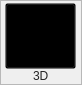
       <widget class="QFrame" name="frame_117">
        <property name="geometry">
         <rect>
          <x>620</x>
          <y>0</y>
          <width>82</width>
          <height>85</height>
         </rect>
        </property>
        <property name="styleSheet">
         <string notr="true">QFrame#frame_117{
	background-color: qlineargradient(spread:pad, x1:0.506, y1:1, x2:0.499955, y2:0.636, stop:0 rgba(165, 165, 165, 255), stop:1 rgba(201, 201, 201, 255));
	border-bottom: 1px solid rgb(112, 112, 112);
	border-right: 1px solid qlineargradient(spread:pad, x1:0.494318, y1:1, x2:0.506, y2:0, stop:0 rgba(112, 112, 112, 255), stop:1 rgba(184, 184, 184, 255))
}</string>
        </property>
        <property name="frameShape">
         <enum>QFrame::StyledPanel</enum>
        </property>
        <property name="frameShadow">
         <enum>QFrame::Raised</enum>
        </property>
        <widget class="QFrame" name="frame_118">
         <property name="geometry">
          <rect>
           <x>5</x>
           <y>3</y>
           <width>71</width>
           <height>66</height>
          </rect>
         </property>
         <property name="styleSheet">
          <string notr="true">QFrame{
	background-color: transparent;
}

QToolButton{
	background-color: transparent;
	}

QToolButton:hover{
	background-color: qlineargradient(spread:reflect, x1:0.455273, y1:1, x2:0.460273, y2:0, stop:0 rgba(253, 247, 225, 255), stop:0.301136 rgba(252, 228, 137, 255), stop:0.829545 rgba(253, 235, 168, 255), stop:1 rgba(253, 238, 177, 255));
	border-top: 2px solid qlineargradient(spread:pad, x1:0.465909, y1:0, x2:0.465909, y2:1, stop:0 rgba(241, 202, 88, 255), stop:1 rgba(253, 249, 232, 255));
	border-right: 2px solid qlineargradient(spread:pad, x1:0.994318, y1:0.568, x2:0, y2:0.568, stop:0 rgba(241, 204, 84, 255), stop:1 rgba(253, 246, 221, 255));
	border-bottom: 2px solid qlineargradient(spread:pad, x1:0.471, y1:1, x2:0.494, y2:0, stop:0 rgba(244, 213, 73, 255), stop:1 rgba(253, 253, 235, 255));
	border-left: 2px solid qlineargradient(spread:pad, x1:0, y1:0.642, x2:1, y2:0.659, stop:0 rgba(242, 205, 83, 255), stop:1 rgba(253, 246, 223, 255));
	border-radius: 1.5ex;
}

QToolButton:checked{
	background-color: qlineargradient(spread:pad, x1:0.483, y1:1, x2:0.477, y2:0.426, stop:0 rgba(254, 226, 135, 255), stop:1 rgba(250, 214, 121, 255));
	border-top: 2px solid qlineargradient(spread:pad, x1:0.5, y1:0, x2:0.517, y2:1, stop:0 rgba(194, 118, 43, 255), stop:1 rgba(246, 200, 103, 255));
	border-right: 2px solid qlineargradient(spread:pad, x1:1, y1:0.557, x2:0, y2:0.563, stop:0 rgba(194, 128, 50, 255), stop:1 rgba(248, 208, 113, 255));
	border-bottom: 2px solid qlineargradient(spread:pad, x1:0.449, y1:1, x2:0.449, y2:0, stop:0 rgba(194, 158, 71, 255), stop:1 rgba(250, 215, 122, 255));
	border-left: 2px solid qlineargradient(spread:pad, x1:0, y1:0.545455, x2:1, y2:0.54, stop:0 rgba(194, 132, 53, 255), stop:1 rgba(248, 209, 114, 255));
	border-radius: 1.5ex;
}

</string>
         </property>
         <property name="frameShape">
          <enum>QFrame::StyledPanel</enum>
         </property>
         <property name="frameShadow">
          <enum>QFrame::Raised</enum>
         </property>
         <widget class="QToolButton" name="toolButton_70">
          <property name="geometry">
           <rect>
            <x>0</x>
            <y>0</y>
            <width>71</width>
            <height>66</height>
           </rect>
          </property>
          <property name="text">
           <string>Inicializar
módulo</string>
          </property>
          <property name="icon">
           <iconset resource="resources.qrc">
            <normaloff>:/Visor/assets/visor/3D2.png</normaloff>:/Visor/assets/visor/3D2.png</iconset>
          </property>
          <property name="iconSize">
           <size>
            <width>42</width>
            <height>49</height>
           </size>
          </property>
          <property name="toolButtonStyle">
           <enum>Qt::ToolButtonTextUnderIcon</enum>
          </property>
         </widget>
        </widget>
        <widget class="QLabel" name="label_36">
         <property name="geometry">
          <rect>
           <x>33</x>
           <y>68</y>
           <width>21</width>
           <height>16</height>
          </rect>
         </property>
         <property name="styleSheet">
          <string notr="true">QLabel{
	background-color: transparent;
	color: rgb(36, 36, 36)
}</string>
         </property>
         <property name="text">
          <string>3D</string>
         </property>
        </widget>
       </widget>
